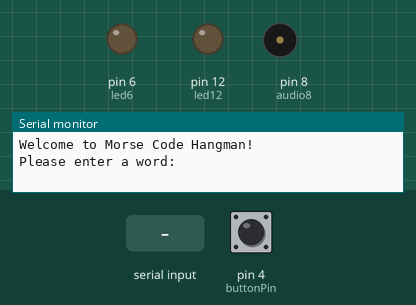
This sketch was run on a simulated Arduino Uno, built with avr-gcc and run on an emulated ATmega328P. Shown: output pins drawn as LEDs (lit = HIGH), buzzer (waves = sounding), the last lines printed to the serial monitor. Dashed ring = blinking. Inputs (shaded band) come from the test bench; at power-on: pin 4 (buttonPin) HIGH.

Above: at 3.2 s.
3.3 s: "_\n" received over Serial
4.8 s: pin 4 (buttonPin) pulled LOW for 0.15 s
At 4.87 s:
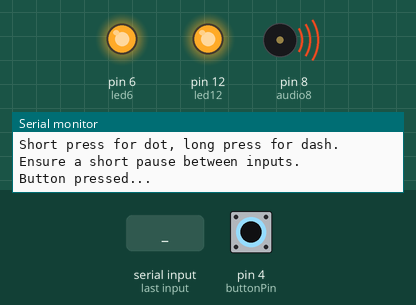
6.4 s: pin 4 (buttonPin) pulled LOW for 1 s
At 7.8 s:
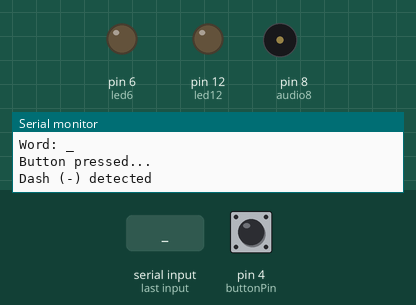
9.6 s: pin 4 (buttonPin) pulled LOW for 3.2 s
At 10.7 s:
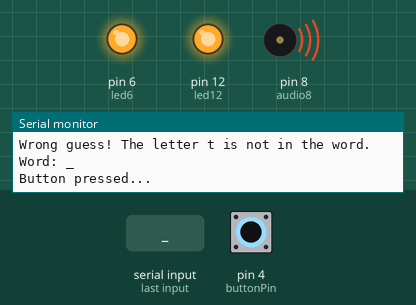
14.3 s: pin 4 (buttonPin) pulsed LOW 2 times (0.12 s each, 0.3 s apart)
At 14.36 s:
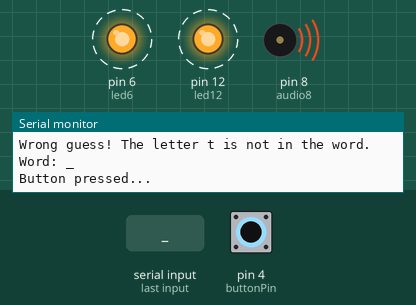
16.9 s: pin 4 (buttonPin) pulsed LOW 5 times (0.12 s each, 0.3 s apart)
At 19.1 s:
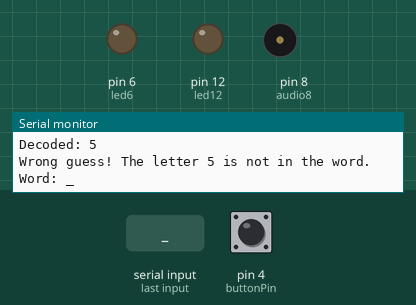
Timing chart, 0 to 20.6 s (numbered marks = the images above; inputs shaded):
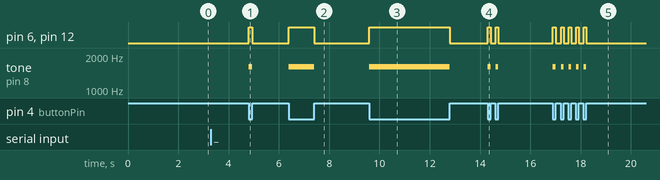

The sketch:

MorseHangman101224.ino
```cpp
// Morse Code Hangman Game

// Define output pins for LEDs and buzzer
int led12 = 12;
int led6 = 6;
int audio8 = 8;
int buttonPin = 4;  // Input pin for the button

// Timing constants for Morse code
int dotLen = 100;
int dashLen = dotLen * 3;
int elemPause = dotLen;
int charPause = dotLen * 7;
unsigned long pressStartTime = 0; // Start time of button press
unsigned long releaseTime = 0; // Time when button was released
bool charEndDetected = false; // Flag to detect end of Morse character
bool gameStarted = false;

// Morse code arrays for letters and numbers
char* letters[] = {
    ".-", "-...", "-.-.", "-..", ".", "..-.", "--.", "....", "..",    //A-I
    ".---", "-.-", ".-..", "--", "-.", "---", ".--.", "--.-", ".-.",  //J-R
    "...", "-", "..-", "...-", ".--", "-..-", "-.--", "--.."          //S-Z
};
char* numbers[] = {
    "-----", ".----", "..---", "...--", "....-", ".....","-....", "--...", "---..", "----."
};

/*const int maxWrongGuesses = 6;  // Max number of wrong guesses before game over*/
char targetWord[50];  // Placeholder for selected word to guess
char guessedWord[50]; // Placeholder for guessed letters
String morseInput = ""; // Store Morse code input

// Setup function to initialize pins and start serial communication
void setup() {
    pinMode(led12, OUTPUT);
    pinMode(led6, OUTPUT);
    pinMode(audio8, OUTPUT);
    pinMode(buttonPin, INPUT_PULLUP);
    Serial.begin(9600);
    delay(2000); // Ensure the serial connection stabilizes
    while (Serial.available() > 0) {
        Serial.read(); // Clear out the buffer
    }
    for (int i = 0; i < 10; i++) { // Extra clearing, just in case
        Serial.read();
    }
    Serial.flush();
    Serial.println("Welcome to Morse Code Hangman!");
    Serial.println("Please enter a word:");
}

// Main loop to check for input and process guesses
void loop() {
    if (!gameStarted) {
        if (Serial.available()) {
            String input = Serial.readStringUntil('\n');
            input.trim();
            input.toLowerCase();
            input.toCharArray(targetWord, 50);
            memset(guessedWord, '_', strlen(targetWord));
            guessedWord[strlen(targetWord)] = '\0';
            gameStarted = true;
            printGuessedWord();
            Serial.println("Guess the word by entering Morse code:");
            Serial.println("Short press for dot, long press for dash. Ensure a short pause between inputs.");
        }
    } else {
        int buttonState = digitalRead(buttonPin);

        if (buttonState == LOW) { // Button pressed for Morse input
            if (pressStartTime == 0) {
                pressStartTime = millis();
                // Turn on LEDs and play sound when button is pressed
                digitalWrite(led12, HIGH);
                digitalWrite(led6, HIGH);
                tone(audio8, 1600); // Updated frequency
                Serial.println("Button pressed...");
            }
            charEndDetected = false;
        } else if (buttonState == HIGH && pressStartTime != 0) { // Button released
            unsigned long pressDuration = millis() - pressStartTime;
            if (pressDuration < dashLen) {
                morseInput += '.'; // Dot
                Serial.println("Dot (.) detected");
            } else {
                morseInput += '-'; // Dash
                Serial.println("Dash (-) detected");
            }
            pressStartTime = 0; // Reset the press time
            releaseTime = millis();
            // Turn off LEDs and stop sound when button is released
            digitalWrite(led12, LOW);
            digitalWrite(led6, LOW);
            noTone(audio8);
            charEndDetected = true;
        }

        // Confirm end of character input
        if (charEndDetected) {
            unsigned long pauseDuration = millis() - releaseTime;
            if (pauseDuration > elemPause && pauseDuration < charPause) {
                // Handle end of element within a character
                delay(elemPause); // Ensure pause between dots and dashes within a character
            } else if (pauseDuration >= charPause && pauseDuration < charPause * 2) {
                // Handle end of letter
                char decodedChar = decodeMorse(morseInput.c_str());
                if (decodedChar != '\0') {
                    Serial.print("Decoded: ");
                    Serial.println(decodedChar);
                    checkGuess(decodedChar);
                } else {
                    Serial.print("Unrecognized input: ");
                    Serial.println(morseInput);
                    Serial.println("Reminder: Short press for dot, long press for dash. Ensure short pause between inputs.");
                }
                morseInput = ""; // Reset Morse input for next character
                charEndDetected = false;
                printGuessedWord(); // Print the guessed word here
            } else if (pauseDuration >= charPause * 2) {
                // Handle long pause between dots/dashes
                Serial.println("Space between dots/dashes too long, please restart.");
                morseInput = ""; // Reset Morse input
                charEndDetected = false;
            }
            if (isGameOver()) {
                Serial.println("Game Over! Restarting the game...");
                gameStarted = false;
                memset(guessedWord, 0, sizeof(guessedWord)); // Clear guessed word
                memset(targetWord, 0, sizeof(targetWord)); // Clear target word
                Serial.println("Please enter a word:");
            }
        }
    }
}

// Function to decode Morse code sequence to a character
char decodeMorse(const char* morse) {
    for (int i = 0; i < 26; i++) {
        if (strcmp(morse, letters[i]) == 0) {
            return 'a' + i;
        }
    }
    for (int i = 0; i < 10; i++) {
        if (strcmp(morse, numbers[i]) == 0) {
            return '0' + i;
        }
    }
    return '\0'; // Return null character if no match found
}

// Function to check if guess is correct and update guessed word
void checkGuess(char ch) {
    bool correct = false;
    for (int i = 0; i < strlen(targetWord); i++) {
        if (targetWord[i] == ch) {
            guessedWord[i] = ch;
            correct = true;
        }
    }
    if (correct) {
        Serial.print("Correct! The letter ");
        Serial.print(ch);
        Serial.println(" is in the word.");
    } else {
        Serial.print("Wrong guess! The letter ");
        Serial.print(ch);
        Serial.println(" is not in the word.");
    }
}

// Function to print the current state of the guessed word
void printGuessedWord() {
    Serial.print("Word: ");
    for (int i = 0; i < strlen(guessedWord); i++) {
        Serial.print(guessedWord[i]);
        Serial.print(' ');
    }
    Serial.println();
}

// Function to check if the game is over
bool isGameOver() {
    for (int i = 0; i < strlen(guessedWord); i++) {
        if (guessedWord[i] == '_') {
            return false;
        }
    }
    return true;
}
```

Measured:
- after the input at 4.8 s, pin 6 (led6), pin 12 (led12): LOW → HIGH at once, → LOW 0.15 s later; tone on pin 8 (audio8): silent → 1600 Hz at once, → silent 0.15 s later
- after the input at 6.4 s, pin 6 (led6), pin 12 (led12): LOW → HIGH at once, → LOW 1.0 s later; tone on pin 8 (audio8): silent → 1600 Hz at once, → silent 1.0 s later
- after the input at 9.6 s, pin 6 (led6), pin 12 (led12): LOW → HIGH at once, → LOW 3.2 s later; tone on pin 8 (audio8): silent → 1600 Hz at once, → silent 3.2 s later
- after the input at 14.3 s, pin 6 (led6), pin 12 (led12): alternates HIGH for 0.11 s and LOW for 0.20 s, 4 changes in all, then stays LOW, starting at once; tone on pin 8 (audio8): alternates 1600 Hz for 0.11 s and silent for 0.20 s, 4 changes in all, then stays silent, starting at once
- after the input at 16.9 s, pin 6 (led6), pin 12 (led12): alternates HIGH for 0.10 s and LOW for 0.20 s, 10 changes in all, then stays LOW, starting at once; tone on pin 8 (audio8): alternates 1600 Hz for 0.10 s and silent for 0.20 s, 10 changes in all, then stays silent, starting at once
